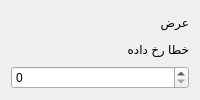
                   <widget class="QFrame" name="widthFormFrame">
                    <layout class="QVBoxLayout" name="verticalLayout_138" stretch="0,0,0">
                     <item>
                      <widget class="QLabel" name="widthFormLbl">
                       <property name="styleSheet">
                        <string notr="true">label</string>
                       </property>
                       <property name="text">
                        <string>عرض</string>
                       </property>
                       <property name="styleClass" stdset="0">
                        <string>form-label</string>
                       </property>
                      </widget>
                     </item>
                     <item>
                      <widget class="QLabel" name="widthFormError">
                       <property name="text">
                        <string>خطا رخ داده</string>
                       </property>
                       <property name="styleClass" stdset="0">
                        <string>form-field-error</string>
                       </property>
                      </widget>
                     </item>
                     <item>
                      <widget class="QSpinBox" name="widthFormInpt">
                       <property name="styleClass" stdset="0">
                        <string>form-field</string>
                       </property>
                      </widget>
                     </item>
                    </layout>
                   </widget>
